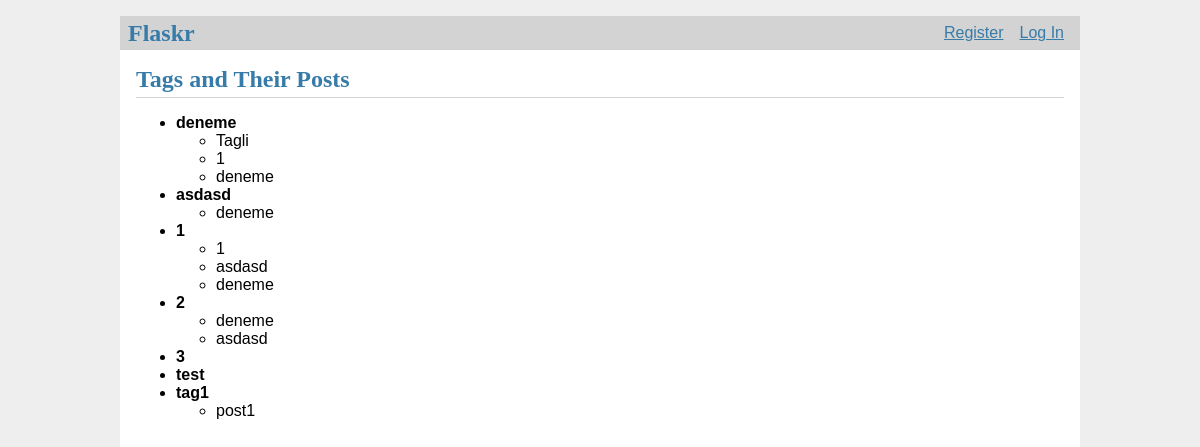
The app's page /tags with its own data.
### flaskr/models.py (models this page shows, shortened)
class Tags(db.Model):
    __tablename__ = "tags"
    id: Mapped[int] = mapped_column(primary_key=True, autoincrement=True)
    name: Mapped[str] = mapped_column(String(30), unique=True, nullable=False)
    post: Mapped[List["Post"]] = relationship(secondary= "tags_post", back_populates="tags")

class Post(db.Model):
    __tablename__ = "post"
    id: Mapped[int] = mapped_column(primary_key=True, autoincrement=True)
    created: Mapped[DateTime] = mapped_column(DateTime, nullable=False, default=func.now())
    title: Mapped[str] = mapped_column(String(100), nullable=False)
    body: Mapped[str] = mapped_column(String(300), nullable=False)
    likes: Mapped[int] = mapped_column(Integer, default=0, nullable=False)
    author_id: Mapped[int] = mapped_column(ForeignKey("user.id"), nullable=False)
    author: Mapped["User"] = relationship(back_populates="posts")
    liked_posts: Mapped[List["LikedPosts"]] = relationship(back_populates="post")
    tags: Mapped[List["Tags"]] = relationship(secondary= "tags_post", back_populates="post")

### flaskr/blog.py (the view)
@bp.route('/tags', methods=['GET'])
def get_tags():
    tags = db.session.execute(db.select(Tags)).scalars().all()
    return render_template('blog/tag.html', tags=tags)

### flaskr/auth.py (called while the page is built)
@bp.before_app_request
def load_logged_in_user():
    user_id = session.get('id')
    if user_id is None:
        g.user = None
    else:
        g.user = User.query.get(user_id)

### flaskr/templates/blog/tag.html (shortened to what this page needs)
{% extends 'base.html' %}
{% block header %}
  <h1>Tags and Their Posts</h1>
{% endblock %}
{% block content %}
  <ul>
    {% for tag in tags %}
      <li>
        <strong>{{ tag.name }}</strong>
        <ul>
          {% for post in tag.post %}
            <li>{{post.title}}</li>
          {% endfor %}
        </ul>
      </li>
    {% endfor %}
  </ul>
{% endblock %}

### flaskr/static/style.css (style rules this page uses)
h1, h2, h3, h4, h5, h6 { font-family: serif; color: #377ba8; margin: 1rem 0; }
.content > header h1 { flex: auto; margin: 1rem 0 0.25rem 0; }

### records on screen
Tags: name "deneme"
Post: title "Tagli"
Post: title "1"
Post: title "deneme"
Tags: name "asdasd"
Tags: name "1"
Post: title "asdasd"
Tags: name "2"
Post: title "asdasd"
Tags: name "3"
Tags: name "test"
Tags: name "tag1"
Post: title "post1"
